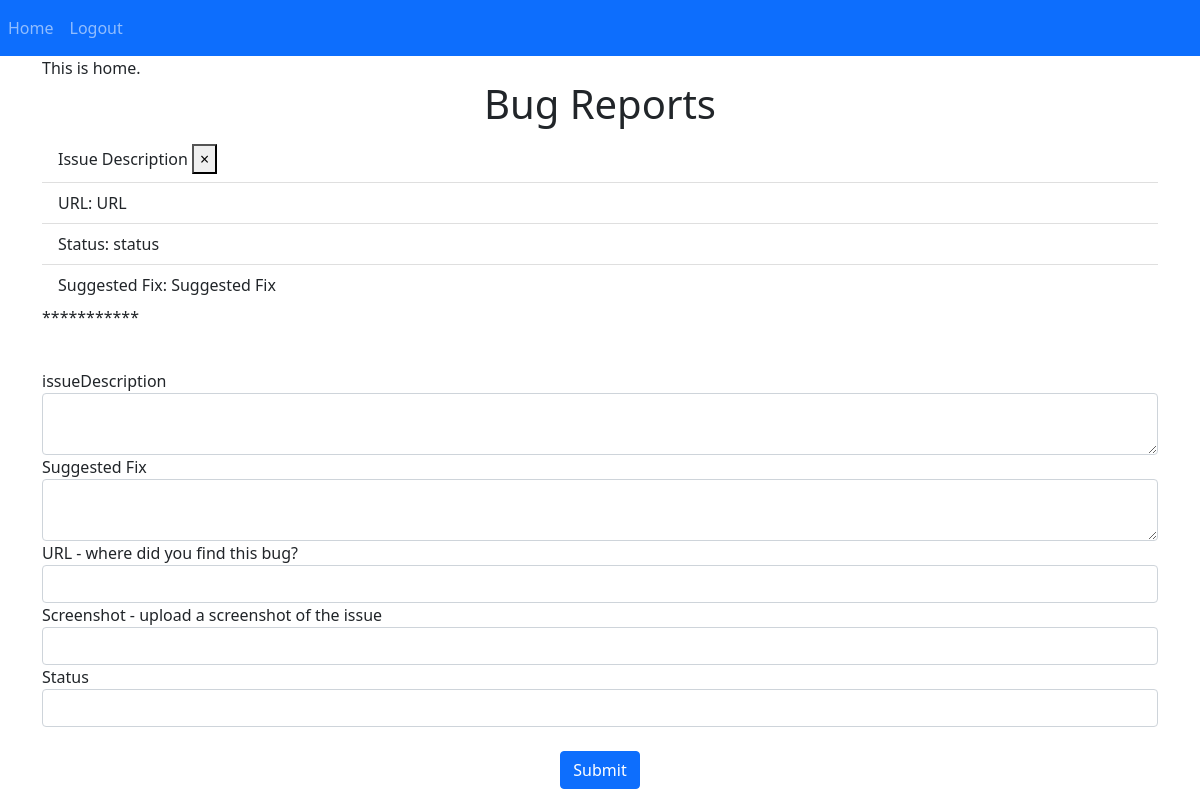
Page / (signed in) on the earlier database version.
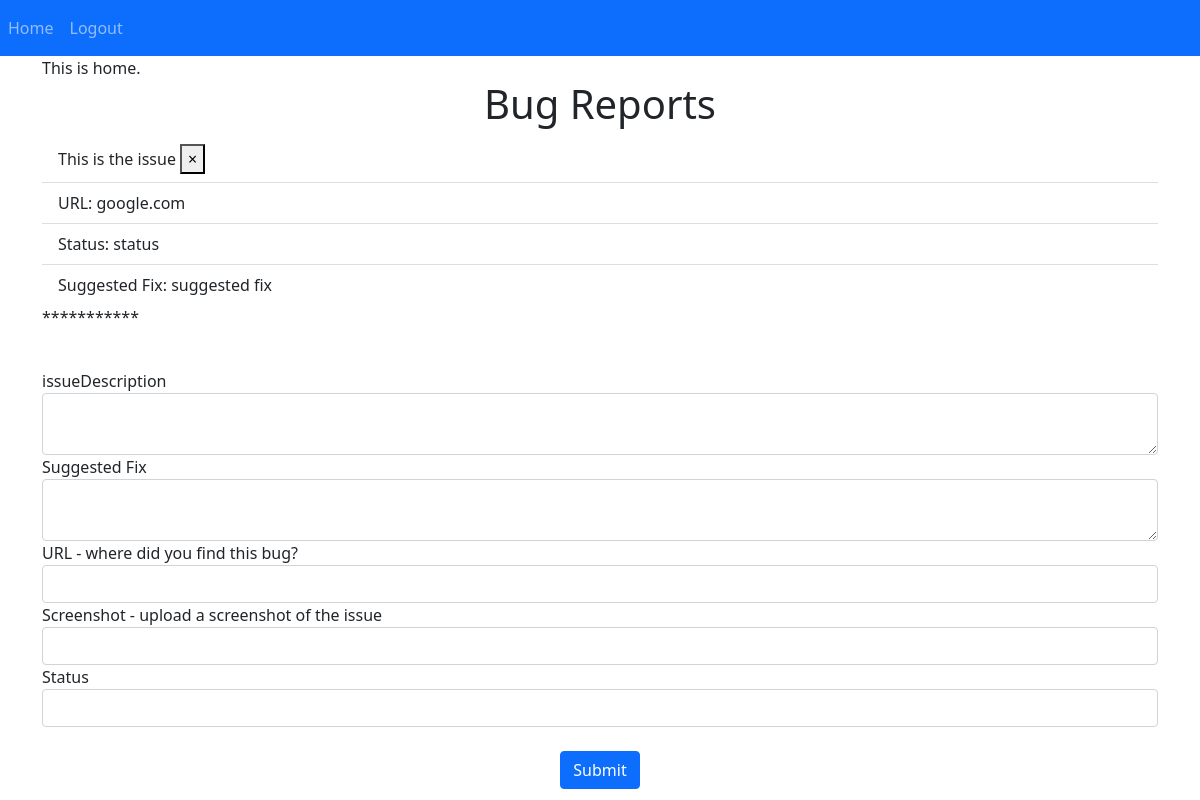
Same page on the later database version.
### website/models.py (models this page shows)
class Report(db.Model):
    id = db.Column(db.Integer, primary_key=True)
    issueDescription = db.Column(db.String(1500))
    url = db.Column(db.String(200))
    screenshot = db.Column(db.String(300))
    suggested_fix = db.Column(db.String(10000))
    resolution_status = db.Column(db.String(30))
    date = db.Column(db.DateTime(timezone=True), default=func.now())
    user_id = db.Column(db.Integer, db.ForeignKey('user.id'))

### website/views.py (the view, shortened to what this page needs)
@views.route('/', methods=['GET','POST'])
@login_required
def home():
    return render_template("home.html", user=current_user)

### website/__init__.py (called while the page is built)
def create_app():
    app = Flask(__name__)
    app.config['SECRET_KEY'] = 'random string'
    app.config['SQLALCHEMY_DATABASE_URI'] = f'sqlite:///{DB_NAME}'
    db.init_app(app)
    from .views import views
    from .auth import auth
    app.register_blueprint(views, url_prefix='/')
    app.register_blueprint(auth, url_prefix='/')
    from .models import User, Report
    create_database(app)
    login_manager = LoginManager()
    login_manager.login_view = 'auth.login'
    login_manager.init_app(app)
    @login_manager.user_loader
    def load_user(id):
        return User.query.get(int(id))
    return app

### website/templates/home.html
{% extends "base.html" %}{% block title %} Bug Report {% endblock %}
{% block content %} This is home.
<h1 align="center">Bug Reports</h1>
<ul class="list-group list-group-flush" id="reports">
    {% for report in user.reports %}
    <li class="list-group-item">{{ report.issueDescription }}
    <button type="button" class="close" onClick="deleteReport({{ report.id }})">
        <span aria-hidden="true">&times;</span>
    </button>
    </li>
    <li class="list-group-item">URL: {{ report.url }}</li>
    <li class="list-group-item">Status: {{ report.resolution_status }}</li>
    <li class="list-group-item">Suggested Fix: {{ report.suggested_fix }}</li>
    {% endfor %}
</ul>
<p>***********</p>
<br/>
    <form method="POST">
        <div class="form-group">
            <label>issueDescription</label>
            <textarea name="issueDescription" id="issueDescription" class="form-control"></textarea>
        </div>
        <div class="form-group">
            <label>Suggested Fix</label>
            <textarea name="suggested_fix" id="suggested_fix" class="form-control"></textarea>
        </div>
        <div class="form-group">
            <label>URL - where did you find this bug?</label>
            <input type="text" name="url" id="url" class="form-control">
        </div>
        <div class="form-group">
            <label>Screenshot - upload a screenshot of the issue</label>
            <input type="text" name="screenshot" id="screenshot" class="form-control">
        </div>
        <div class="form-group">
            <label>Status</label>
            <input type="text" name="resolution_status" id="resolution_status" class="form-control">
        </div>
        <br/>
        <div align="center">
            <button type="submit" class="btn btn-primary">Submit </button>
        </div>
    </form>
{% endblock %}

### website/templates/base.html (shortened to what this page needs)
<!DOCTYPE html>
<html lang="en">
<head>
    <link href="https://cdn.jsdelivr.net/npm/bootstrap@5.0.0-beta2/dist/css/bootstrap.min.css" rel="stylesheet">
</head>
<body>
    <nav class="navbar navbar-expand-lg navbar-dark bg-primary">
        <div class="collapse navbar-collapse" id="navbar">
            <div class="navbar-nav">
                {% if user.is_authenticated %}
                <a class="nav-item nav-link" id="home" href="/"> Home </a>
                <a class="nav-item nav-link" id="logout" href="/logout"> Logout </a>
                {% else %}
                <a class="nav-item nav-link" id="login" href="/login"> Login </a>
                <a class="nav-item nav-link" id="signUp" href="/sign-up"> Sign Up Now! </a>
                {% endif %}
            </div>
        </div>
    </nav>
    <div class="container">
        {% block content %}{% endblock %}
    </div>
</body>
</html>

Differences in the rows shown:
changed Report "status": issueDescription "Issue Description" → "This is the issue"; url "URL" → "google.com"; suggested_fix "Suggested Fix" → "suggested fix"
